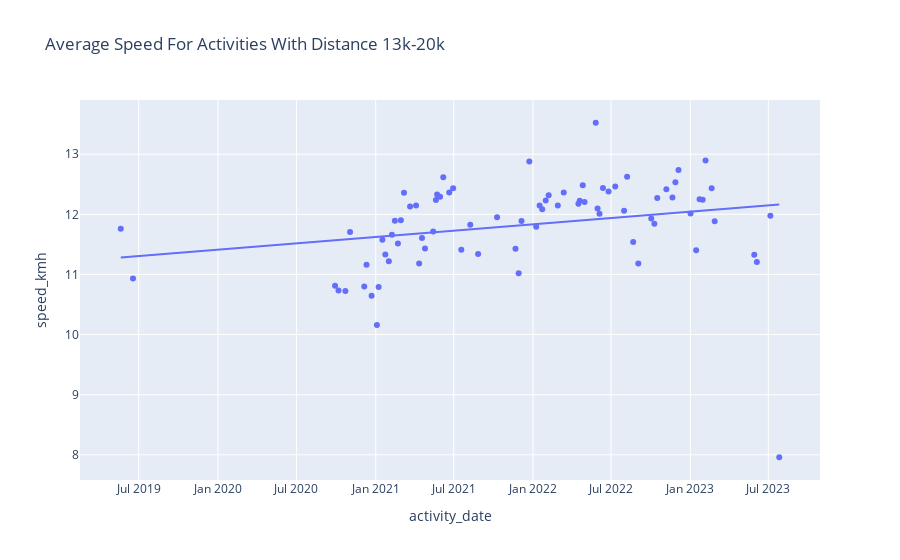

Here is the notebook cell this chart was saved with:
### Markdown cell above
## Analyzing speed

### Code cell
# average speed for activities with distance 13k-20k
filtered_runs = runs[(13<= runs['distance_km']) & (runs['distance_km']<=20)]

fig = px.scatter(filtered_runs, x="activity_date", y="speed_kmh",title="Average Speed For Activities With Distance 13k-20k", trendline='ols')
fig.show()
